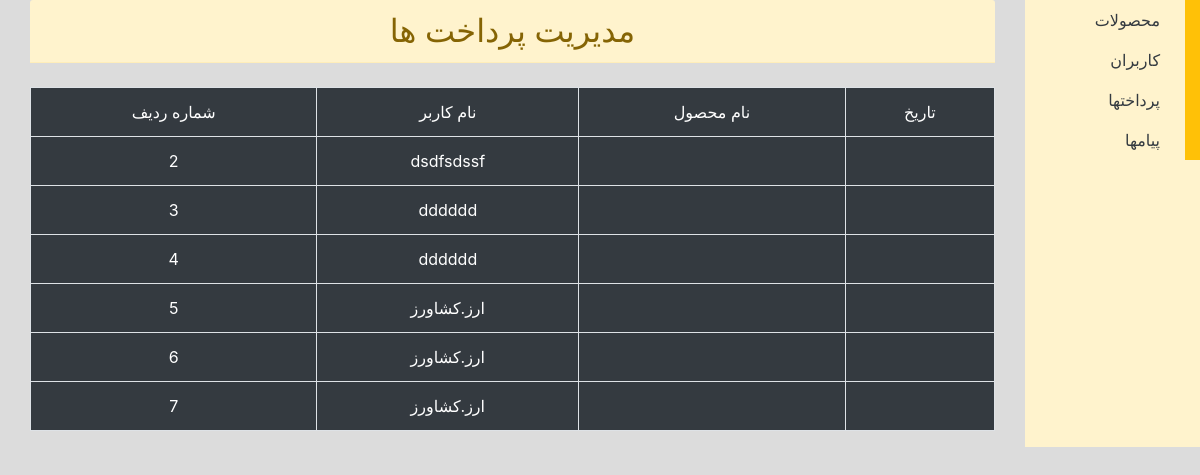
/admin/payment/payment.php, run on the app's committed database.
### tables this page shows
CREATE TABLE `payment` (
  `id` bigint(11) NOT NULL,
  `user` bigint(11) NOT NULL,
  `product` bigint(11) NOT NULL,
  `creat_add` varchar(50) DEFAULT NULL
);

CREATE TABLE `users` (
  `id` bigint(11) NOT NULL,
  `type_access` int(11) NOT NULL DEFAULT 0,
  `first_name` varchar(50) NOT NULL,
  `last_name` varchar(50) NOT NULL,
  `phone` varchar(50) NOT NULL,
  `password` varchar(500) NOT NULL,
  `creat_add` varchar(50) DEFAULT NULL
);

### admin/payment/payment.php (the view, shortened to what this page needs)
<!doctype html>
<html lang="fa">
<?php include '../layots/topbar.php'; ?>
<body>
<div class="row">
    <div class="col-2 alert-warning">
        <?php include '../layots/sidebar.php'; ?>
    </div>
    <div class="col-10">
        <div class="">
            <div class="container" style="direction: ltr">
            <h2 class="card-header  alert-warning text-black">مدیریت پرداخت ها</h2>
            <br>
                <table style="border:1px solid #0055ff" class="table bg-dark text-white">
                    <tr>
                        <td class="border">شماره ردیف</td>
                        <td class="border">نام کاربر</td>
                        <td class="border">نام محصول</td>
                        <td class="border">تاریخ</td>
                    </tr>
                    <?php
                    $host = 'localhost';
                    $user = 'root';
                    $pass = "";
                    $db = 'shop-gold';
                    $mySql = new mysqli($host, $user, $pass, $db);
                    $sql="SELECT * FROM `payment`";
                    if($result=$mySql->query($sql)){
                        while($row=$result->fetch_row()) {
                            $user="SELECT * FROM `users` WHERE ID=".$row[1];
                            $findUser= $mySql->query($user);
                            $rowUser=$findUser->fetch_row();
                            $user="SELECT * FROM `product` WHERE ID=".$row[2];
                            $findProduct= $mySql->query($user);
                            $rowProduct=$findProduct->fetch_row();
                            ?>
                            <tr>
                                <td class="border" ><?php echo $row[0] ?></td>
                                <td class="border" ><?php echo $rowUser[2].$rowUser[3] ?></td>
                                <td class="border" ><?php echo $rowProduct[1] ?></td>
                                <td class="border" ><?php echo $row[4] ?></td>
                            </tr>
                            <?php
                        }
                    }
                    ?>
                </table>
            </div>
        </div>
    </div>
</div>
</body>
</html>

### admin/style.css (style rules this page uses)
body { direction: rtl; text-align: center; background-color:gainsboro; background-attachment: fixed; }

### data on the page
payment: users.first_name "dsdfs", users.last_name "dssf"
payment: users.first_name "ddd", users.last_name "ddd"
payment: users.first_name "ddd", users.last_name "ddd"
payment: users.first_name "ارز.", users.last_name "کشاورز"
payment: users.first_name "ارز.", users.last_name "کشاورز"
payment: users.first_name "ارز.", users.last_name "کشاورز"
